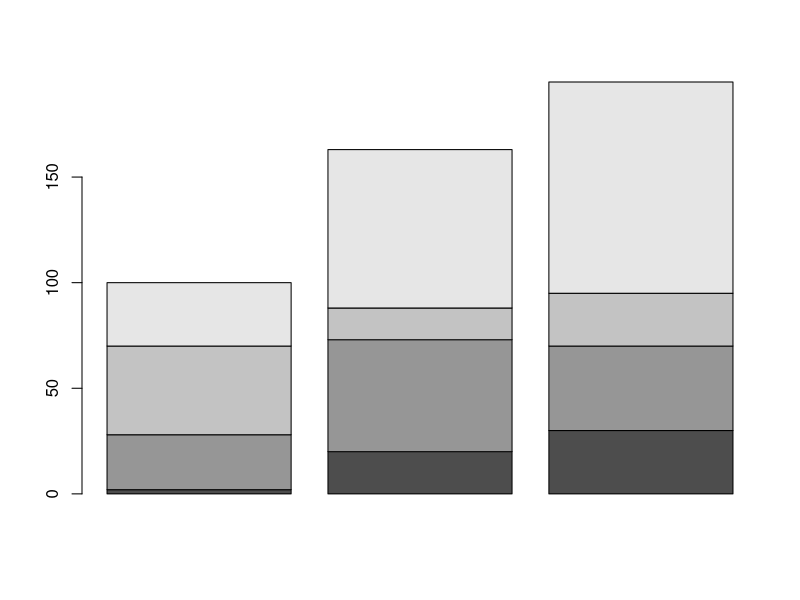
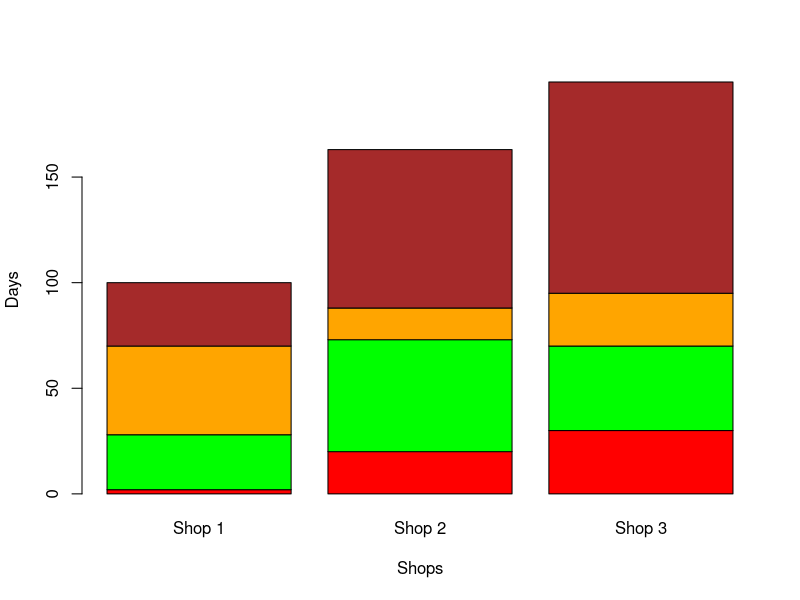
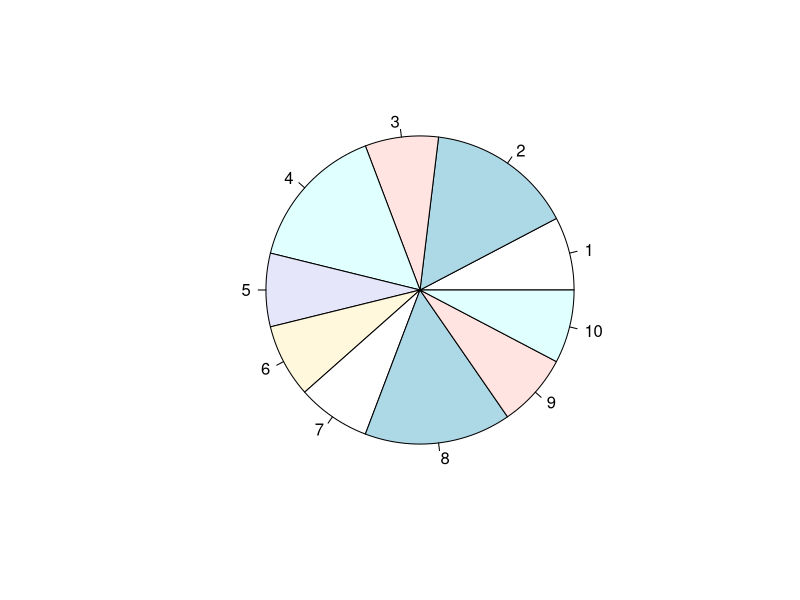
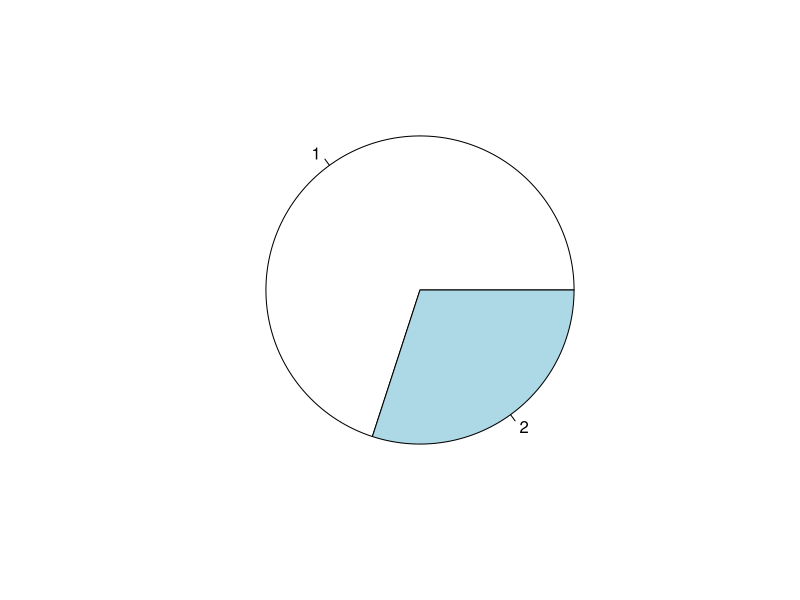
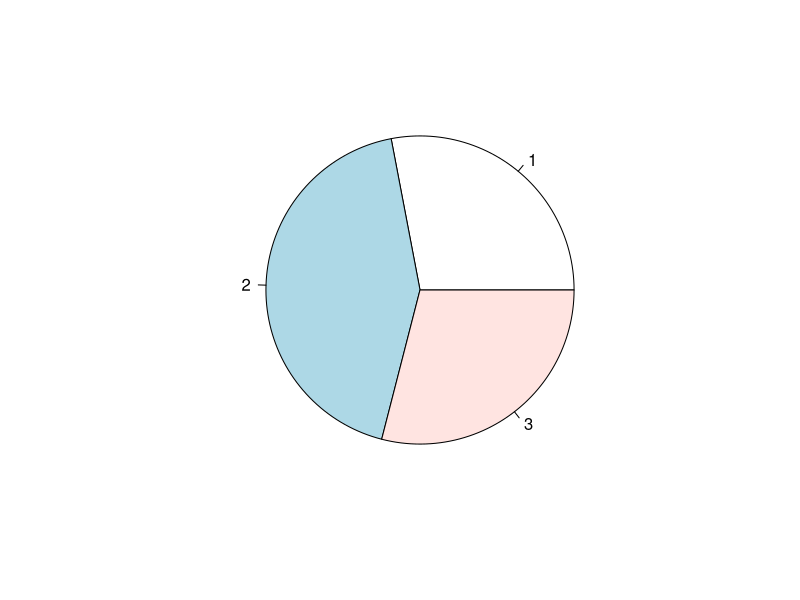
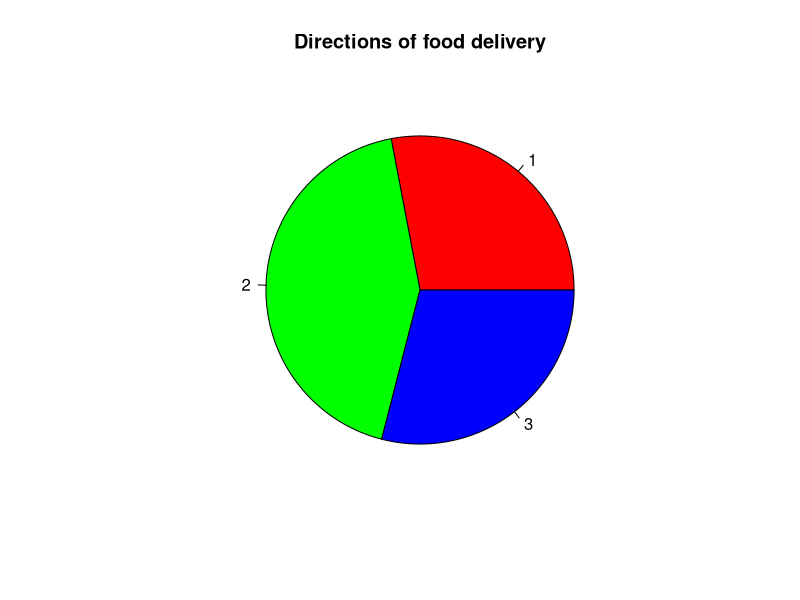
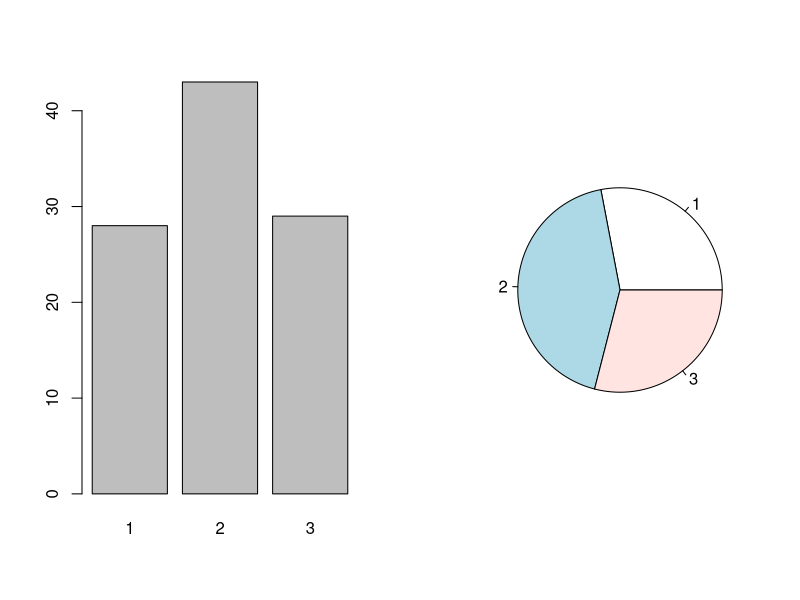
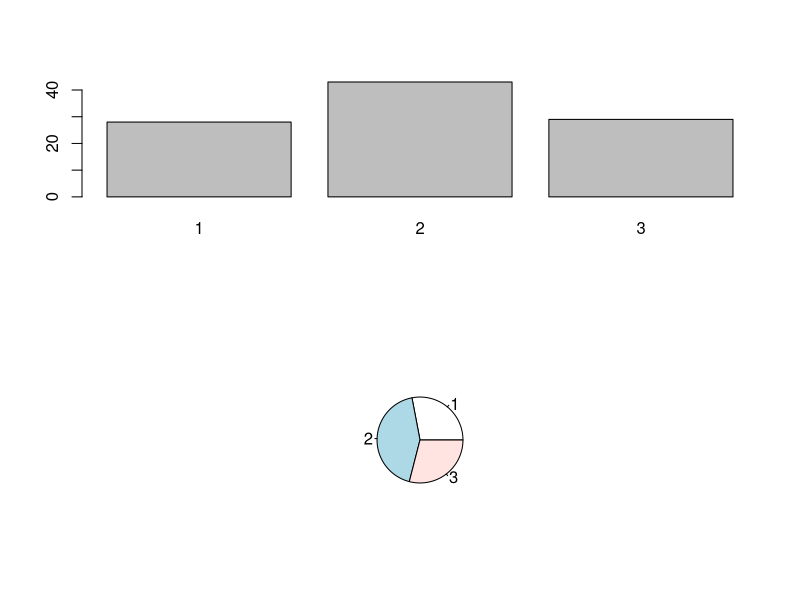

These charts were generated, in order, by the following R code:
cust = matrix(nrow=4, ncol=3, data=c(2,20,30,26,53,40,42,15,25,30,75,100), byrow=TRUE)
cust
barplot(cust)
barplot(cust, names.arg=c("Shop 1","Shop 2","Shop 3"), xlab="Shops", ylab="Days", col=c("red","green","orange","brown"))

gender = c(1,2,1,2,1,1,1,2,1,1)
gender
pie(gender)
pie(table(gender))

direction = c(1,1,2,1,2,3,2,2,3,3,3,1,2,3,2,2,3,1,1,3,3,1,2,1,3,3,3,2,2,2,2,1,2,2,1,1,1,3,2,2,1,2,3,2,2,1,2,3,3,2,1,2,2,3,1,1,2,1,2,3,2,3,2,2,3,1,2,3,3,3,2,1,1,1,2,1,1,2,1,2,3,3,1,2,3,3,2,1,2,3,2,1,3,2,2,2,2,3,2,2)
pie(table(direction))
pie(table(direction), col=c("red","green","blue"), main="Directions of food delivery")

par(mfrow=c(1,2))
barplot(table(direction))
pie(table(direction))

par(mfrow=c(2,1))
barplot(table(direction))
pie(table(direction))

height = c(166,125,130,142,147,159,159,147,165,156,149,164,137,166,135,142,133,136,127,143,165,121,142,148,158,146,154,157,124,125,158,159,164,143,154,152,141,164,131,152,152,161,143,143,139,131,125,145,140,163)
hist(height)
hist(height, freq=FALSE)
hist(height, main="Heights of persons", col="green", xlab="Heights", ylab="Number of Persons")
hist(height, main="Heights of persons", col="red", xlab="Heights", ylab="Number of Persons", density=2)
hist(height, main="Heights of persons", col="red", xlab="Heights", ylab="Number of Persons", density=8)
hist(height, main="Heights of persons", col="red", xlab="Heights", ylab="Number of Persons", density=8, angle=100)

hours = c(2,3,4,5,6,7,8,9,10,11)
marks = c(35,40,45,50,55,60,65,70,75,80)
plot(hours, marks)
plot(hours, marks, type="l")
plot(hours, marks, type="b")
plot(hours, marks, type="o")
plot(hours, marks, type="h")
plot(hours, marks, type="s")
plot(hours, marks, xlab="Number of weekly study hours", ylab="Marks", main="Study Hours and Marks")

scatter.smooth(hours, marks)
scatter.smooth(hours, marks, lpars=list(col="red"))

x = seq(-10,10,length=30)
y = x
f = function(x,y){r=sqrt(x^2+y^2); 10*sin(r)/r}
z = outer(x,y,f)
z[is.na(z)] = 1
persp(x,y,z,theta=30,phi=30,expand=0.5,col="lightblue")
persp(x,y,z,theta=30,phi=30,expand=0.5,col="lightblue",ltheta=120,shade=0.75,ticktype="detailed",xlab="X",ylab="Y",zlab="Sinc(r)")

x = c(10,20,30)
y = c(1,2,3)

example1 = function(x,y)
{
n = length(x)
x1 = 0
y1 = 0
z1 = 0
for(i in 1:n)
{
x1[i] = x[i]^2
y1[i] = y[i]^2
z1[i] = (x[i]/y[i])^2
}
sum_square_x = sum(x1)
sum_square_y = sum(y1)
sum_square_z = sum(z1)
g = sum_square_x/sum_square_y
h = sum_square_z
cat("The value of g and h are",g,"and",h,"respectively","\n")
}

example1(x,y)

x = c(67,87,26,85,6,45)
y = c(54,64,22,94,20,88)
example1(x,y)

g = function(x,y)
{
(x+log(y))/y
}

f = function(x,y)
{
(((g(x,y))^2)/(5+(g(x,y))^3))*(exp(g(x,y)))^(2/3)
}

x = 10
y = 20
f(x,y)

x = 1896
y = 23454
f(x,y)

f = function(x)
{
if(x>0){exp((x+log(1+x^3))/x^2)}
else if(x==0){10}
else{(2+x^3)/x}
}

h = function()
{
x = seq(-1,5,by=0.2)
y = 0
for(i in 1:length(x))
{
y[i] = f(x[i])
}
plot(x,y,type="l")
}

f(123)
f(-123)
f(0)
f(8)
f(-4)
f(0)
h()
